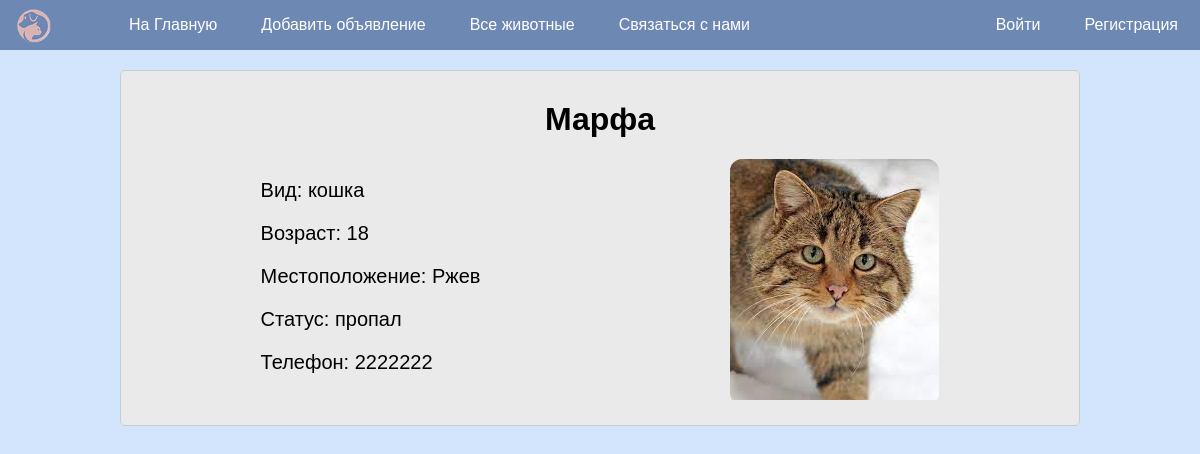
The page /animal/3/ on the database its author committed.
### pet/models.py (models this page shows, shortened)
class Animal(models.Model):
    owner = models.ForeignKey(User, on_delete=models.CASCADE, null=True)
    name = models.CharField(max_length=50, verbose_name='Кличка', null=True)
    species = models.ForeignKey('Species', on_delete=models.PROTECT, to_field='id',verbose_name='Разновидность')
    age = models.IntegerField(verbose_name='Возраст', null=True)
    gender = models.ForeignKey('Gender', on_delete=models.PROTECT, verbose_name='Пол')
    color = models.CharField(max_length=20, verbose_name='Цвет')
    location = models.CharField(max_length=255, verbose_name='Место')
    phone = models.CharField(max_length=11, verbose_name='Телефон', validators=[validate_phone_number])
    lost = models.ForeignKey('Lost', on_delete= models.PROTECT,null=True, verbose_name='Статус')
    photo = models.ImageField(upload_to='images/', default=None, blank=True, null=True, verbose_name='Добавить фото')
    class Meta:
        verbose_name = 'Животные'
        verbose_name_plural = 'Животные'

class Species(models.Model):
    name = models.CharField(max_length=50)
    class Meta:
        verbose_name = 'Разновидность'
        verbose_name_plural = 'Разновидность'
    def __str__(self):
        return self.name

class Lost(models.Model):
    name = models.CharField(max_length=50)
    class Meta:
        verbose_name = 'Статус'
        verbose_name_plural = 'Статус'
    def __str__(self):
        return self.name

### pet/views.py (the view)
# urls.py: path('animal/<int:animal_id>/', animal_detail),
def animal_detail(request, animal_id):
    animal = get_object_or_404(Animal, pk=animal_id)
    return render(request, 'animal_detail.html', {'menu': menu,'animal': animal})

### pet/templates/animal_detail.html
{% extends 'base.html' %}
{% block content %}
  <h1>{{ animal.name }}</h1>
  <div class="content-container">
    <div class="animal-info">
      <div class="animal-photo1">
        {% if animal.photo %}
          <img src="{{ animal.photo.url }}" alt="{{ animal.name }}">
        {% else %}
          <p>Фото отсутствует</p>
        {% endif %}
      </div>
      <div class="animal-description">
        <p>Вид: {{ animal.species }}</p>
        <p>Возраст: {{ animal.age }}</p>
        <p>Местоположение: {{ animal.location }}</p>
        <p>Статус: {{ animal.lost }}</p>
        <p>Телефон: {{ animal.phone }}</p>
      </div>
    </div>
  </div>
{% endblock %}

### pet/static/styles.css (style rules this page uses)
body { margin: 0; font-family: Arial, sans-serif; background: #D3E5FD }
h1 { text-align: center; margin-top: 10px; }
.content-container { display: flex; justify-content: center; font-size: 20px; }
.animal-info { display: flex; flex-direction: row-reverse; align-items: left; }
.animal-photo1 { margin-left: 250px; border-radius: 12px; overflow: hidden; }
.animal-description { flex: 1; }

### rows shown on the page
Animal: name "Марфа", photo (picture), species "кошка", age "18", location "Ржев", lost "пропал", phone "2222222"

### other values the page prints
{{ m.title }} "На Главную" "Добавить объявление" "Все животные" "Связаться с нами"
